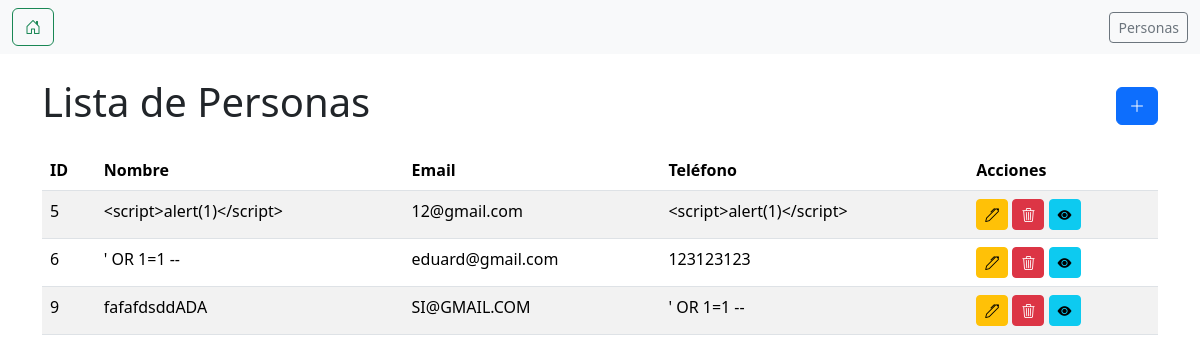
The app's page /listar/ with its own data.
### app/models.py (models this page shows, shortened)
class Persona(models.Model):
    nombre = models.CharField(max_length=100)
    email = models.EmailField()
    telefono = models.CharField(max_length=15)

### app/views.py (the view)
# urls.py: path('listar/', views.listar, name='listar'),
def listar(request):
    personas = Persona.objects.all()
    return render(request, "listar.html", {"personas": personas})

### app/templates/listar.html
{% extends "base.html" %}
{% block content %}
<div class="container mt-4">
    <div class="d-flex justify-content-between align-items-center">
        <h1>Lista de Personas</h1>
        <a href="/insertar/" class="btn btn-primary">
            <i class="bi bi-plus-lg"></i>
        </a>
    </div>
    <table class="table table-striped mt-3">
        <thead>
            <tr>
                <th>ID</th>
                <th>Nombre</th>
                <th>Email</th>
                <th>Teléfono</th>
                <th>Acciones</th>
            </tr>
        </thead>
        <tbody>
            {% for persona in personas %}
            <tr>
                <td>{{ persona.id }}</td>
                <td>{{ persona.nombre }}</td>
                <td>{{ persona.email }}</td>
                <td>{{ persona.telefono }}</td>
                <td>
                    <a href="/actualizar/{{ persona.id }}/"class="btn btn-warning btn-sm">
                        <i class="bi bi-pen"></i>
                    </a>
                    <a href="/borrar/{{ persona.id }}/" class="btn btn-danger btn-sm"
                       onclick="return confirm('¿Seguro?');">
                        <i class="bi bi-trash3"></i>
                    </a>
                    <a href="/detalles/{{ persona.id }}/" class="btn btn-info btn-sm">
                        <i class="bi bi-eye-fill"></i>
                    </a>
                </td>
            </tr>
            {% endfor %}
        </tbody>
    </table>
</div>
{% endblock %}

### app/templates/base.html (shortened to what this page needs)
<!DOCTYPE html>
<html lang="es">
<head>
    <link href="https://cdn.jsdelivr.net/npm/bootstrap@5.3.2/dist/css/bootstrap.min.css" rel="stylesheet">
    <link rel="stylesheet" href="https://cdn.jsdelivr.net/npm/bootstrap-icons/font/bootstrap-icons.css">
</head>
<body>
    <nav class="navbar bg-body-tertiary">
        <div class="container-fluid">
            <button class="btn btn-outline-success me-2" onclick="window.location.href='/'">
                <i class="bi bi-house-door"></i>
            </button>
            <button class="btn btn-sm btn-outline-secondary" onclick="window.location.href='/listar/'">
                Personas
            </button>
        </div>
    </nav>
    {% block content %}
    {% endblock %}
</body>
</html>

### records on screen
Persona: id "5", nombre "<script>alert(1)</script>", email "12@gmail.com", telefono "<script>alert(1)</script>"
Persona: id "6", nombre "' OR 1=1 --", email "eduard@gmail.com", telefono "123123123"
Persona: id "9", nombre "fafafdsddADA", email "SI@GMAIL.COM", telefono "' OR 1=1 --"
